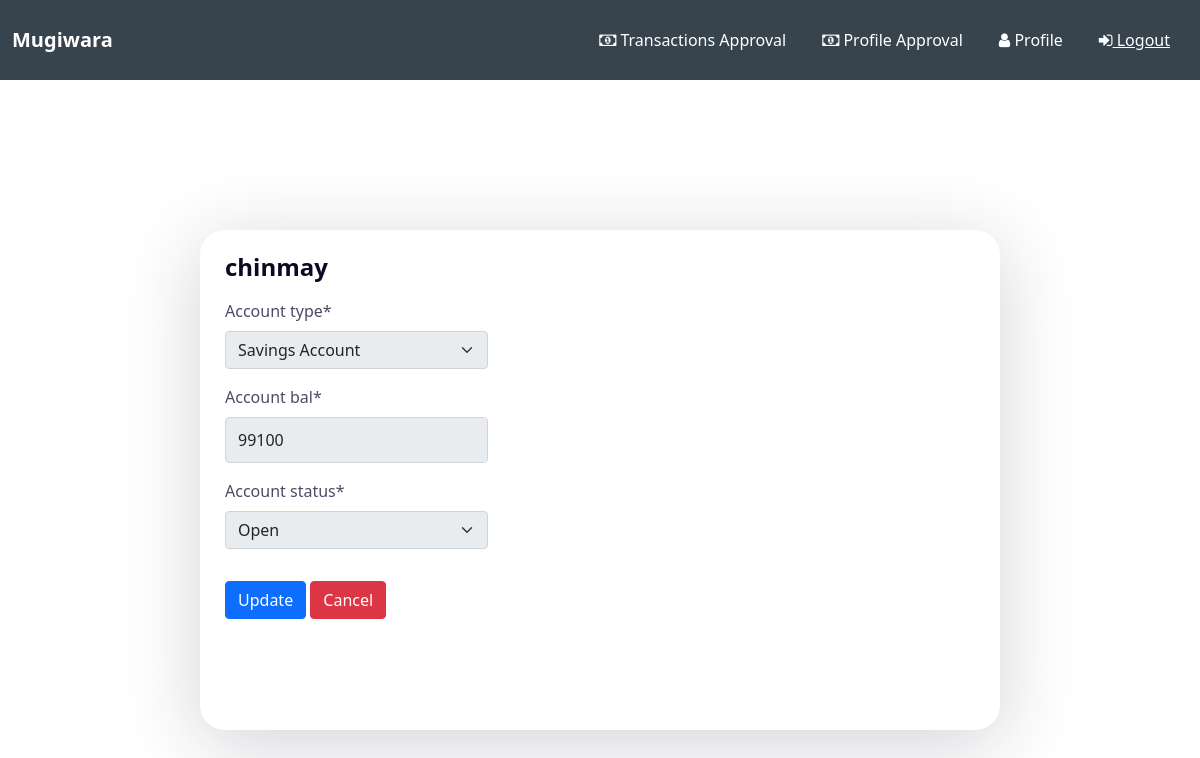
The page /accounts/ (signed in) on the database its author committed.
### users/models.py (models this page shows, shortened)
class Account(models.Model):
    account_types = {
        'sav': 'Savings Account',
        'check': 'Checking Account'
    }
    account_status = {
        'o': 'Open',
        'c': 'Close',
    }
    modification_status = {
       'pending': 'Waiting for approval',
       'rejected': 'Rejected',
       'approved': 'Approved'
    }
    account_number = models.AutoField(primary_key = True)
    account_type = models.CharField(max_length = 128, choices = account_types)
    banking_user = models.ForeignKey('BankingUser', on_delete = models.CASCADE, related_name = 'banking_user')
    account_bal = models.BigIntegerField(default = 0)
    created_on = models.DateTimeField(auto_now_add = True)
    account_status = models.CharField(max_length = 32, choices = account_status, default = 'o')
    closed_on = models.DateTimeField(blank = True, null = True)
    modification_status = models.CharField(max_length = 32, choices = modification_status, default = 'pending')

### users/views.py (the view, shortened to what this page needs)
# urls.py: path('accounts/', views.accounts, name = 'accounts'),
@login_required
def accounts(request):
   u = request.user
   banking_user = BankingUser.objects.get(user = u)
   account = Account.objects.filter(banking_user = banking_user)
   if len(account) == 1:
       account1 = account[0]
       if request.method == 'POST':
           a1_form = AccountUpdateForm(request.POST, instance = account1)
           if a1_form.is_valid():
               a1_form.save()
               messages.success(request, 'Profile Updated Successfully')
               return redirect('accounts')
       a1_form = AccountUpdateForm(request.POST, instance = account1)
       context = {
           'a1_form': a1_form,
       }
       return render(request, 'users/accounts.html', context)

### users/forms.py
class AccountUpdateForm(ModelForm):
    class Meta:
        model = Account
        fields = ['account_number', 'account_type', 'account_bal', 'account_status']
    def __init__(self, *args, **kwargs):
        super(AccountUpdateForm, self).__init__(*args, **kwargs)
        if self.instance.account_number:
            self.fields['account_type'].disabled = True
            self.fields['account_bal'].disabled = True
            self.fields['account_status'].disabled = True

### users/templates/users/accounts.html (shortened to what this page needs)
{% extends 'users/base.html' %}
{% load crispy_forms_tags %}
{% block content %}
<div class="blog-slider" style="margin-top: 150px;height: 500px;">
    <div class="blog-slider__wrp swiper-wrapper">
        <div class="blog-slider__text">
            <div class="blog-slider__title">
                <p>{{ user.username }}</p>
            </div>
            <form id = "create_blog"  method = "POST" enctype="multipart/form-data">
                {{ a1_form|crispy }}
                <button type="submit" class="btn btn-primary mt-3">Update</button>
                <a class="btn btn-danger mt-3" href="{% url 'mugiwara' %}" role="button">Cancel</a>
            </form>
        </div>
    </div>
</div>
{% endblock %}

### rows shown on the page
Account: account_type "Savings Account", account_bal "99100", account_status "Open"

### other values the page prints
{{ user.username }} "chinmay"
